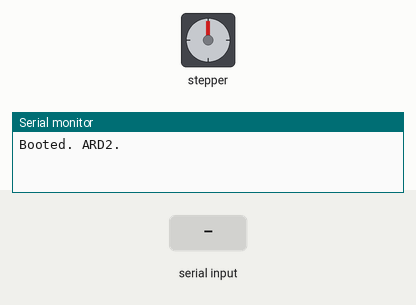
Bench run of a sketch on a simulated Arduino Uno, built with avr-gcc and run on an emulated ATmega328P. Shown: stepper motor, the last lines printed to the serial monitor. The test bench sets the inputs (shaded band). Stepper angles assume 2048 steps per turn.

Above: at 1.2 s.
1.3 s: "s90\n" received over Serial
At 2.52 s:
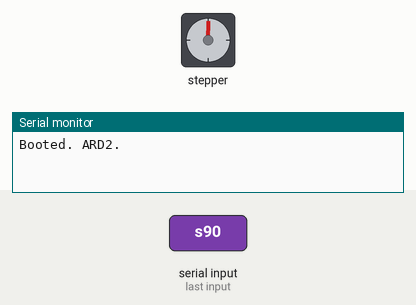
At 3.12 s:
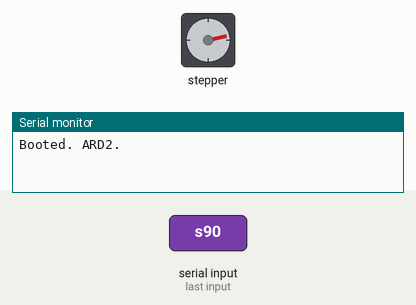
7.3 s: "X" received over Serial
At 9.3 s:
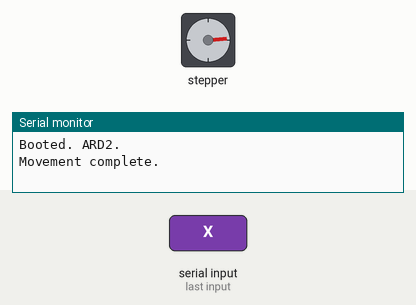
Timing chart, 0 to 16.3 s (numbered marks = the images above; inputs shaded):
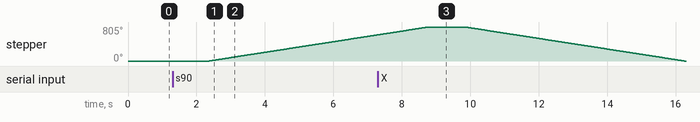

The sketch:

BigBoi.ino
```cpp
#include <AccelStepper.h>
#include <MultiStepper.h>

const int STEP = 8;
const int MODE_HALF = 8;
const int MESSAGE_LEN = 1024;
const float STEPSPERREV = 2048;
const float MAX_SPEED = 800.0;
const float STEPSPERMM = 50.947;

const byte ABS = 1;
const byte REL = 2;

const int X = 0;
const int Y = 1;

boolean moving = false;

AccelStepper motorX(MODE_HALF, 2, 4, 3, 5);
AccelStepper motorY(MODE_HALF, 6, 8, 7, 9);
AccelStepper motorF(MODE_HALF, 10, 12, 11, 13);

MultiStepper motors;

long dests[2];

char message_store[MESSAGE_LEN + 1];

void moveXY(int dx, int dy);

void setup() {
  while (!Serial);
  Serial.begin(9600);

  motorX.setMaxSpeed(MAX_SPEED);
  motorY.setMaxSpeed(MAX_SPEED);

  motors.addStepper(motorX);
  motors.addStepper(motorY);

  Serial.println("Booted. ARD2.");
}


void loop() {

  if(Serial.available() > 0) {
    delay(50);
    int command_len = Serial.readBytes(message_store, MESSAGE_LEN);
    char* message = message_store;
    message[command_len] = 0;

    char type = *message;
    message++;

    float dX = 0;
    float dY = 0;
    byte mode = isupper(type) ? ABS : REL;

    switch(type) {
      case 's':
      case 'S':
        message = strtok(message, ",");
        while(message != NULL) {
          dX = STEPSPERMM * atof(message);
          message = strtok(NULL, ",");
          dY = -STEPSPERMM * atof(message);
          moveToXY(dX, dY, mode);
          message = strtok(NULL, ",");
        }
        break;

      case 'm':
      case 'M':
        message = strtok(message, ",");
        dX = STEPSPERMM * atof(message);
        message = strtok(NULL, ",");
        dY = -STEPSPERMM * atof(message);
        moveToXY(dX, dY, mode);
        break;

      case 'x':
      case 'X':
        dX = STEPSPERMM * atof(message);
        moveToXY(dX, dY, mode);
        break;

      case 'y':
      case 'Y':
        dY = -STEPSPERMM * atof(message);
        moveToXY(dX, dY, mode);
        break;

      case 'c':
      case 'C':
        motorX.setCurrentPosition(0);
        motorY.setCurrentPosition(0);
        break;
    }


    Serial.println("Movement complete.");
  }

}


void moveToXY(float x, float y, byte mode) {
  float dx, dy;

  if(mode == REL) {
    dx = x + motorX.currentPosition();
    dy = y + motorY.currentPosition();
  }
  else if(mode == ABS) {
    dx = x;
    dy = y;
  }

  dests[0] = (long) dx;
  dests[1] = (long) dy;
  motors.moveTo(dests);
  motors.runSpeedToPosition();


}
```

Measured:
- after the input at 1.3 s, stepper: keeps turning clockwise at about 126°/s, starting after 1.1 s
